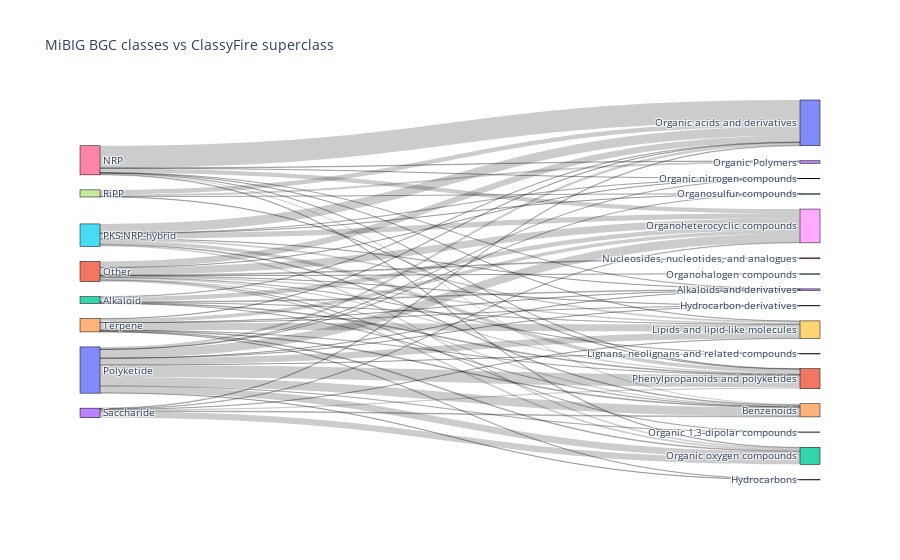

The notebook cell this image was saved under:
### Code cell
classes_result_dict = result['mibig_class']['superclass']
result_fig_title = "MiBIG BGC classes vs ClassyFire superclass"
result_fig = make_class_sankey_plot(classes_result_dict, result_fig_title)
result_fig.write_html(os.path.join(out_base, '_'.join(result_fig_title.split(' '))) + ".html")
result_fig

### Figure 1 — Plotly figure (JSON) as saved in the notebook; plotly's stock layout.template omitted (floating-point values rounded to 4 significant figures)
{"data": [{"link": {"source": [0, 0, 0, 0, 0, 0, 0, 0, 0, 0, 0, 0, 0, 1, 1, 1, 1, 1, 1, 1, 1, 1, 1, 1, 1, 2, 2, 2, 2, 2, 2, 3, 3, 3, 3, 3, 3, 4, 4, 4, 4, 4, 4, 4, 4, 4, 5, 5, 5, 5, 5, 5, 5, 5, 5, 6, 6, 6, 6, 6, 6, 6, 6, 6, 7, 7, 7, 7], "target": [8, 9, 10, 11, 12, 13, 14, 15, 16, 17, 18, 19, 20, 12, 10, 8, 11, 14, 9, 21, 18, 16, 17, 22, 20, 13, 11, 10, 8, 9, 14, 12, 11, 14, 8, 10, 9, 8, 9, 14, 10, 12, 13, 19, 11, 17, 11, 8, 9, 14, 10, 13, 15, 12, 18, 10, 12, 8, 9, 23, 14, 13, 11, 18, 10, 11, 23, 15], "value": [110, 83, 31, 159, 85, 2, 109, 1, 3, 1, 1, 5, 1, 20, 78, 91, 16, 15, 18, 12, 1, 2, 4, 1, 1, 11, 10, 5, 58, 2, 2, 78, 17, 10, 6, 8, 3, 45, 93, 10, 5, 10, 3, 3, 1, 1, 45, 67, 23, 8, 119, 3, 2, 18, 2, 281, 7, 55, 3, 6, 14, 1, 3, 2, 58, 6, 26, 1]}, "node": {"label": ["Polyketide", "Other", "Alkaloid", "Saccharide", "Terpene", "PKS-NRP-hybrid", "NRP", "RiPP", "Organoheterocyclic compounds", "Lipids and lipid-like molecules", "Organic acids and derivatives", "Phenylpropanoids and polyketides", "Organic oxygen compounds", "Alkaloids and derivatives", "Benzenoids", "Organosulfur compounds", "Organic 1,3-dipolar compounds", "Hydrocarbon derivatives", "Organic nitrogen compounds", "Hydrocarbons", "Lignans, neolignans and related compounds", "Nucleosides, nucleotides, and analogues", "Organohalogen compounds", "Organic Polymers"], "line": {"color": "black", "width": 0.5}, "pad": 15, "thickness": 20}, "type": "sankey"}], "layout": {"font": {"size": 10}, "title": {"text": "MiBIG BGC classes vs ClassyFire superclass"}}}
